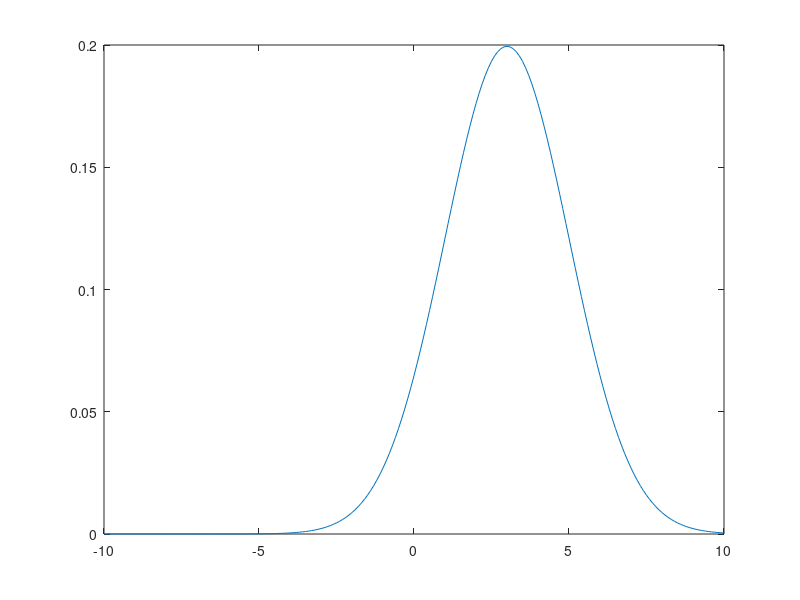
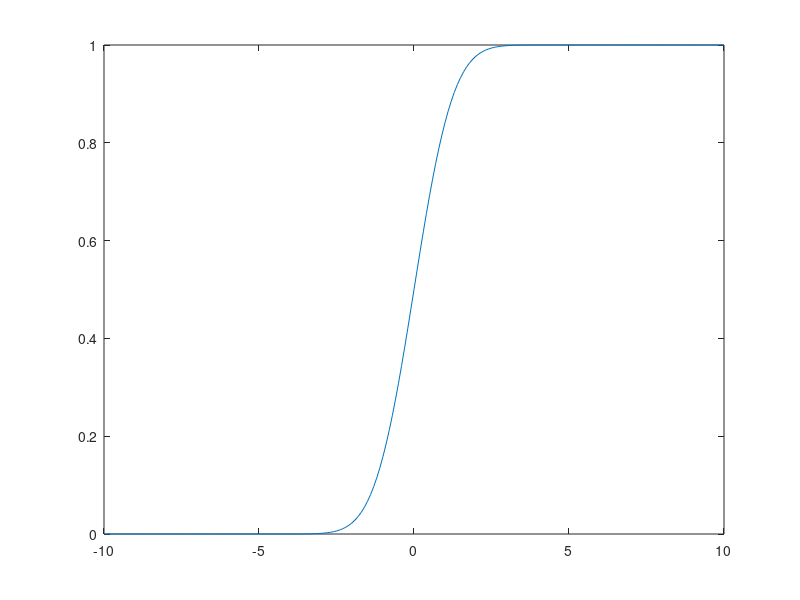

These figures' MATLAB source, in order:
clc;
clear all;
close all;

normpdf(0,0,1)
x=-10:0.1:10;
y=normpdf(x,3,2);
plot(x,y)
normcdf(2,0,1)
y2=normcdf(x,0,1);
figure
plot(x,y2)
1-normcdf(2,0,1)